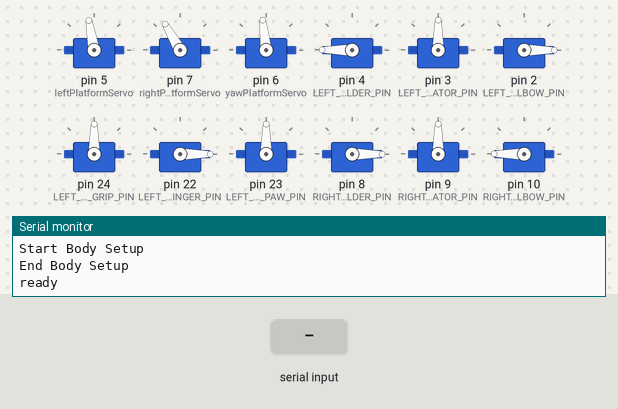
The sketch below on a simulated Arduino Mega 2560, built with avr-gcc and run on an emulated ATmega2560. Parts: 12 × servo, the last lines printed to the serial monitor. The inputs (shaded band) are chosen by the test bench.

Above: at 4.3 s.
4.4 s: "s 90\n" received over Serial
At 6.2 s:
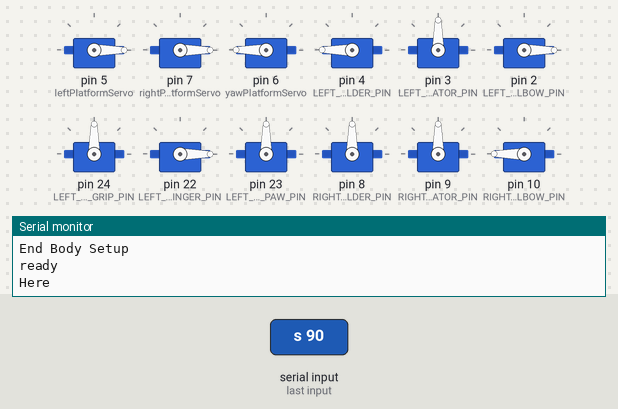
7.4 s: "s :45\n" received over Serial
At 13.2 s:
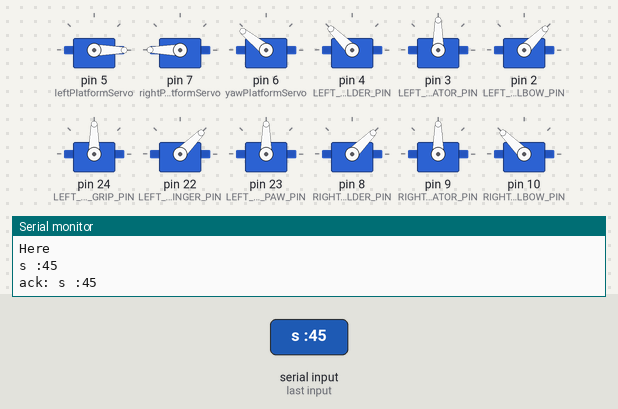
13.4 s: "s 90\n" received over Serial
At 18.3 s:
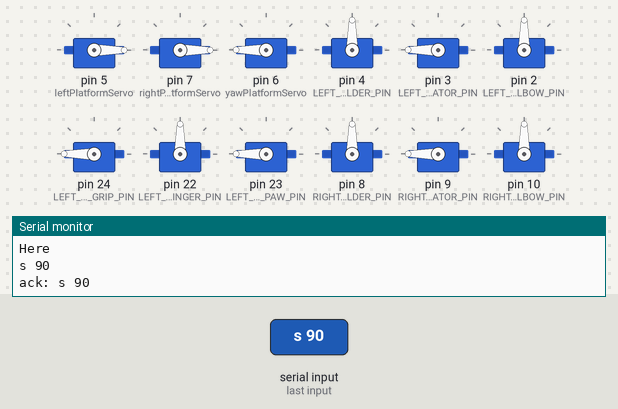
Timing chart, 0 to 19.8 s (numbered marks = the images above; inputs shaded):
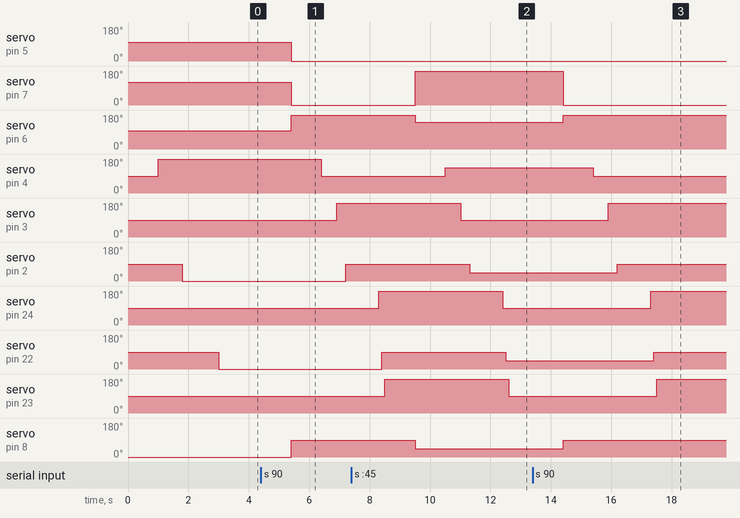

The sketch:

controller_board.ino
```cpp
/*
 * Contains the code necessary to communicate with ROS master.
 */
#include "head.hpp"
#include "body.hpp"

// This is to make switching between the production Due and other Arduinos used for development easier
#ifdef SerialUSB
  #define SerialConn SerialUSB
#else
  #define SerialConn Serial
#endif

#define BAUD_RATE 57600

// Used for array indexes! Don't change numbers!
enum Joint {
  CHASSIS = 0,
  L_ARM_SHOULDER,
  L_ARM_ROTATOR,
  L_ARM_ELBOW,
  L_ARM_GRIP,
  L_ARM_THUMB,
  L_ARM_PAW,
  R_ARM_SHOULDER,
  R_ARM_ROTATOR,
  R_ARM_ELBOW,
  R_ARM_GRIP,
  R_ARM_THUMB,
  R_ARM_PAW,
  L_HEAD,
  R_HEAD,
  HEAD_YAW,
  NUMBER_OF_JOINTS /* not a valid index! */
};

/*
 * Joint states, as int. In degrees from 0 - 180
 * Indexed by Joint enum
 */
int prev_target_state[Joint::NUMBER_OF_JOINTS];
int target_state[Joint::NUMBER_OF_JOINTS];

void setup() {
  SerialConn.begin(BAUD_RATE, SERIAL_8N1);
  Serial.begin(BAUD_RATE, SERIAL_8N1);
  // Old version
  //Serial1.begin(BAUD_RATE, SERIAL_8N1);
  while (!SerialConn) {
    ; // Wait for serial port to connect.
  }

  SerialConn.println("Start H Setup");
  // Run setup for Head
  setupHead();
  SerialConn.println("End H Setup");

  SerialConn.println("Start Body Setup");
  // TODO: Run setup for arms & body
  setupBody();
  SerialConn.println("End Body Setup");

  // Send ready packet to master
  SerialConn.println("ready");

  // 0-Chassis, 1-L_Shoulder, 2-L_Rotator, 3-L_Elbow, 4-L_Grip, 5-L_Thumb, 6-L_Paw, 7-R_Shoulder, 8-R_Rotator, 9-R_Elbow, 10-R_Grip, 11-R_Thumb, 12-R_Paw
  // Delays Below
  //      0-0,  1-180,  2-90, 3-0,  4-90, 5-0,  6-90, 7-0,  8-90, 9-180,  10-0, 11-90, 12-0
  runBody(  0,      0,     0,   0,     0,   0,     0,   0,     0,     0,     0,     0,    0);

  // Which way each joint moves:
  /** s 0:180:90:0:90:0:90:0:90:180:0:90:0:0:0:0
   * 0- 0-180, Increase
   * LEFT ARM BELOW
   * 1- 0-180, Increase angle = lower position,       180 neutral pos
   * 2- 0-180, Increase angle = thumb points inward,   90 neutral pos
   * 3- 0-180, Increase angle = higher elbow position,  0 neutral pos
   * 4- 0-180, Increase angle = grip closes,           90 neutral pos
   * 5- 0-180, Increase angle = thumb outward,          0 neutral pos
   * 6- 0-180, Increase angle = paw closes,            90 neutral pos
   * RIGHT ARM BELOW
   * 7- 0-180, Increase angle = higher position,        0 neutral pos
   * 8- 0-180, Increase angle = thumb points outward,  90 neutral pos
   * 9- 0-180, Increase angle = elbow points down,    180 neutral pos
   * 10-0-180, Increase angle = grip opens more,        0 neutral pos
   * 11-0-180, Increase angle = thumb points in more,  90 neutral pos
   * 12-0-180, Increase angle = palm opens up,          0 neutral pos
   *
   */


}

/**
 * Converts joint state array into string formatted as 0:0:0:...
 */
String serialize_joint_states(int *s) {
  String tmp = "";

  for (int i = 0; i < Joint::NUMBER_OF_JOINTS; i++) {
    tmp += s[i];
    if (i + 1 != Joint::NUMBER_OF_JOINTS) {
      tmp += ":"; // Don't add ':' to final joint value
    }
  }

  return tmp;
}

/**
 * Converts joint state string to joint state array
 * @param str trimmed string formatted as 0:0:0:0:...
 * @param *s int array to save joint states into
 */
void deserialize_joint_states(String str, int s[]) {
  int delim_idx = -1; // Index of the first delimeter is the start of the string

  for (int i = 0; i < Joint::NUMBER_OF_JOINTS; i++) {

    int next_delim_idx = str.indexOf(':', delim_idx + 1);

    s[i] = (int) str.substring(delim_idx + 1, next_delim_idx).toInt();

    delim_idx = next_delim_idx;
  }
}

// Copies target_state into prev_target_state
void save_prev_target_state() {
  for (int i = 0; i < Joint::NUMBER_OF_JOINTS; i++) {
    prev_target_state[i] = target_state[i];
  }
}

// Handles commands sent from serial port.
void cmd_handler() {
  //SerialConn.println("Dont be Here");
  if (SerialConn.available() > 0) {
    SerialConn.println("Here");
    String cmd = SerialConn.readStringUntil('\r');
    cmd.trim();
    if (cmd.startsWith("s ")) {
      String raw_values = cmd.substring(2);
      raw_values.trim();
      save_prev_target_state();
      deserialize_joint_states(raw_values, target_state);
      handle_new_target();
      Serial.println(cmd);
      // Acknowledge command
      SerialConn.print("ack: ");
      SerialConn.println(cmd);
    } else if (cmd.startsWith("r")) {
      // WIP: If ros doesn't smooth positions well and we need to use velocity as well,
      //      then we need to read current_state, instead of target.
      String state_string = serialize_joint_states(target_state);
      SerialConn.println(state_string);
    } else {
      //SerialConn.print("[Error]: Invalid Command: ");
      //SerialConn.println(cmd);
    }
  }
  //SerialConn.println("ESP Dont be Here");
}

void handle_new_target() {

  // If one of the head joints has been updated, execute.
  if (head_has_update()) {
    //SerialConn.println("hi");
    // iterations are 0 bkz we're assuming that ROS is sending real-time positions that will do its own smoothing.
    runHead(
      (double) target_state[Joint::L_HEAD],
      (double) target_state[Joint::R_HEAD],
      (double) target_state[Joint::HEAD_YAW],
      1 /* 1 iterations */
    );
  }

  if (body_has_update()) {
    runBody(
      target_state[Joint::CHASSIS],
      target_state[Joint::L_ARM_SHOULDER],
      target_state[Joint::L_ARM_ROTATOR],
      target_state[Joint::L_ARM_ELBOW],
      target_state[Joint::L_ARM_GRIP],
      target_state[Joint::L_ARM_THUMB],
      target_state[Joint::L_ARM_PAW],
      target_state[Joint::R_ARM_SHOULDER],
      target_state[Joint::R_ARM_ROTATOR],
      target_state[Joint::R_ARM_ELBOW],
      target_state[Joint::R_ARM_GRIP],
      target_state[Joint::R_ARM_THUMB],
      target_state[Joint::R_ARM_PAW]
     );
  }
}

#define NUM_OF_HEAD_JOINTS 3
int head_joint_idxs[NUM_OF_HEAD_JOINTS] = {
  Joint::L_HEAD,
  Joint::R_HEAD,
  Joint::HEAD_YAW
};

bool head_has_update() {
  for (int i = 0; i < NUM_OF_HEAD_JOINTS; i++) {
    int joint_idx = head_joint_idxs[i];
    if (prev_target_state[joint_idx] != target_state[joint_idx]) {
      return true;
    }
  }
  return false;
}

#define NUM_OF_BODY_JOINTS 13
int body_joint_idxs[NUM_OF_BODY_JOINTS] = {
  Joint::CHASSIS,
  Joint::L_ARM_SHOULDER,
  Joint::L_ARM_ROTATOR,
  Joint::L_ARM_ELBOW,
  Joint::L_ARM_GRIP,
  Joint::L_ARM_THUMB,
  Joint::L_ARM_PAW,
  Joint::R_ARM_SHOULDER,
  Joint::R_ARM_ROTATOR,
  Joint::R_ARM_ELBOW,
  Joint::R_ARM_GRIP,
  Joint::R_ARM_THUMB,
  Joint::R_ARM_PAW
};

bool body_has_update() {
  for (int i = 0; i < NUM_OF_BODY_JOINTS; i++) {
    int joint_idx = body_joint_idxs[i];
    if (prev_target_state[joint_idx] != target_state[joint_idx]) {
      return true;
    }
  }
  return false;
}

void loop() {
  cmd_handler();
}

  // Pose angle guide for All poses (Simple versions):
  // These angles are what ROS2 sends over converted to degrees, subject to change
  /**
   * HAPPY
   * Chassis:       0
   * L_Shoulder:    140
   * L_Rotator:     0
   * L_Elbow:       70
   * L_Grip:        86
   * L_Thumb:       0
   * L_Paw:         0
   * R_Shoulder:    120
   * R_Rotator:     0
   * R_Elbow:       82
   * R_Grip:        0
   * R_Thumb:       0
   * R_Paw:         0
   * L_Neck:        0
   * R_Neck:        0
   * Head_Yaw:      0
   *
   * SAD                s 0:105:30:70:90:0:0:120:60:50:90:0:0:0:10:0
   * Chassis:       0
   * L_Shoulder:    105
   * L_Rotator:     30
   * L_Elbow:       70
   * L_Grip:        90
   * L_Thumb:       0
   * L_Paw:         0
   * R_Shoulder:    120
   * R_Rotator:     60
   * R_Elbow:       50
   * R_Grip:        90
   * R_Thumb:       0
   * R_Paw:         0
   * L_Neck:        0
   * R_Neck:        10
   * Head_Yaw:      0
   *
   * ANGRY            s 22:90:45:64:90:0:80:90:45:64:90:0:90:0:0:0
   * Chassis:       22
   * L_Shoulder:    90
   * L_Rotator:     45
   * L_Elbow:       64
   * L_Grip:        90
   * L_Thumb:       0
   * L_Paw:         80
   * R_Shoulder:    90
   * R_Rotator:     45
   * R_Elbow:       64
   * R_Grip:        90
   * R_Thumb:       0
   * R_Paw:         90
   * L_Neck:        0
   * R_Neck:        0
   * Head_Yaw:      0
   *
   * CONFUSED            s 0:120:0:50:44:0:28:0:0:0:0:0:0:10:0:0
   * Chassis:       0
   * L_Shoulder:    155
   * L_Rotator:     0
   * L_Elbow:       0
   * L_Grip:        44
   * L_Thumb:       0
   * L_Paw:         28
   * R_Shoulder:    0
   * R_Rotator:     0
   * R_Elbow:       0
   * R_Grip:        0
   * R_Thumb:       0
   * R_Paw:         0
   * L_Neck:        10
   * R_Neck:        0
   * Head_Yaw:      0
   *
   * SHOCKED            s 0:150:0:20:0:0:0:150:0:20:0:0:0:0:0:0
   * Chassis:       0
   * L_Shoulder:    150
   * L_Rotator:     0
   * L_Elbow:       20
   * L_Grip:        0
   * L_Thumb:       0
   * L_Paw:         0
   * R_Shoulder:    150
   * R_Rotator:     0
   * R_Elbow:       20
   * R_Grip:        0
   * R_Thumb:       0
   * R_Paw:         0
   * L_Neck:        0
   * R_Neck:        0
   * Head_Yaw:      0
   *
   * //MOVE NECK AS WELL FOR THIS
   * WORRIED            s 0:95:40:50:0:0:0:95:50:53:0:0:0:5:0:0
   * Chassis:       0
   * L_Shoulder:    65
   * L_Rotator:     32
   * L_Elbow:       66
   * L_Grip:        0
   * L_Thumb:       0
   * L_Paw:         0
   * R_Shoulder:    95
   * R_Rotator:     0
   * R_Elbow:       53
   * R_Grip:        0
   * R_Thumb:       0
   * R_Paw:         66
   * L_Neck:        10
   * R_Neck:        0
   * Head_Yaw:      0
   *
   * SCARED            s 55:85:53:74:90:0:0:85:50:80:0:0:0:0:15:30
   * Chassis:       55
   * L_Shoulder:    85
   * L_Rotator:     53
   * L_Elbow:       74
   * L_Grip:        90
   * L_Thumb:       0
   * L_Paw:         0
   * R_Shoulder:    85
   * R_Rotator:     50
   * R_Elbow:       80
   * R_Grip:        0
   * R_Thumb:       0
   * R_Paw:         0
   * L_Neck:        0
   * R_Neck:        15
   * Head_Yaw:      30
   *
   * ANNOYED            s 22:60:60:88:0:0:0:36:60:80:0:0:0:0:0:32
   * Chassis:       22
   * L_Shoulder:    66
   * L_Rotator:     60
   * L_Elbow:       88
   * L_Grip:        0
   * L_Thumb:       0
   * L_Paw:         0
   * R_Shoulder:    36
   * R_Rotator:     60
   * R_Elbow:       88
   * R_Grip:        0
   * R_Thumb:       0
   * R_Paw:         0
   * L_Neck:        0
   * R_Neck:        0
   * Head_Yaw:      32
  */
```

body.cpp
```cpp
#include "body.hpp"

Servo chassisServo;
Servo lasServo;
Servo larServo;
Servo laeServo;
Servo lagServo;
Servo latServo;
Servo lapServo;

Servo rasServo;
Servo rarServo;
Servo raeServo;
Servo ragServo;
Servo ratServo;
Servo rapServo;

void setupBody() {
    //chassisServo.attach(CHASSIS_PIN);

    lasServo.attach(LEFT_ARM_SHOULDER_PIN);
    larServo.attach(LEFT_ARM_ROTATOR_PIN);
    laeServo.attach(LEFT_ARM_ELBOW_PIN);

    lagServo.attach(LEFT_HAND_GRIP_PIN);
    latServo.attach(LEFT_HAND_FINGER_PIN);
    lapServo.attach(LEFT_HAND_PAW_PIN);


    rasServo.attach(RIGHT_ARM_SHOULDER_PIN);
    rarServo.attach(RIGHT_ARM_ROTATOR_PIN);
    raeServo.attach(RIGHT_ARM_ELBOW_PIN);


    ragServo.attach(RIGHT_HAND_GRIP_PIN);
    ratServo.attach(RIGHT_HAND_FINGER_PIN);
    rapServo.attach(RIGHT_HAND_PAW_PIN);


    //chassisServo.write(90);

    /*lasServo.write(90);
    larServo.write(90);
    laeServo.write(90);
    rasServo.write(90);
    rarServo.write(90);
    raeServo.write(90);*/

}

void runBody(int chassis, int las, int lar, int lae, int lag, int lat, int lap, int ras, int rar, int rae, int rag, int rat, int rap) {
    //chassisServo.write(chassis + 90);


    // Right Shoulder
    rasServo.write(ras);

    delay(1000);

    // Left Shoulder
    lasServo.write(180 - las);

    delay(100);

    // Rotators


    if(rar < 90) {
      rar = rar * -1;
    }
    rarServo.write(rar + 90);

    delay(400);

    if(lar > 90){
      lar = lar * -1;
    }
    larServo.write(lar + 90);


    delay(300);

    // Elbows

    laeServo.write(lae);


    delay(1000);

    raeServo.write(180 - rae);

    delay(100);


    // Hands
    ragServo.write(rag);

    if(lag > 90) {
      lag = lag * -1;
    }
    lagServo.write(lag + 90);

    delay(100);

     if(rat > 90) {
      rat = rat * -1;
    }
    ratServo.write(rat + 90);

    latServo.write(lat);

    delay(100);


    rapServo.write(rap);

    if(lap > 90) {
      lap = lap * -1;
    }

    lapServo.write(lap + 90);


    //rasServo.write(ras);


}
```

body.hpp
```cpp
#include <Arduino.h>
#include <Servo.h> // servo library

#define CHASSIS_PIN 30

// I made changes
#define RIGHT_ARM_SHOULDER_PIN 8
#define RIGHT_ARM_ROTATOR_PIN 9
#define RIGHT_ARM_ELBOW_PIN 10

#define RIGHT_HAND_PAW_PIN 13
#define RIGHT_HAND_GRIP_PIN 11
#define RIGHT_HAND_FINGER_PIN 12

#define LEFT_ARM_SHOULDER_PIN 4
#define LEFT_ARM_ROTATOR_PIN 3
#define LEFT_ARM_ELBOW_PIN 2

#define LEFT_HAND_PAW_PIN 23
#define LEFT_HAND_GRIP_PIN 24
#define LEFT_HAND_FINGER_PIN 22


#ifndef BAUD_RATE
#define BAUD_RATE 57600
#endif

void setupBody();

void runBody(int chassis, int las, int lar, int lae, int lag, int lat, int lap, int ras, int rar, int rae, int rag, int rat, int rap);
```

head.cpp
```cpp
/*
 * Contains all code necessary to control and setup head servos
 */
#include "head.hpp"

//Create objects
//no num is front, 2 is left, 3 is right

//Servo frontPlatformServo; //front

Servo leftPlatformServo; //left
Servo rightPlatformServo; //right
Servo yawPlatformServo; //yaw servo

/*Servo leftEarYawServo; //left ear yaw
Servo leftEarPitchServo; //left ear pitch
Servo rightEarYawServo; //right ear yaw
Servo rightEarPitchServo; //right ear pitch
*/

int angles[3]; //0-front, 1-left, 2-right

int servoAdjust[3]; //0-Left, 1-Right, 2-Yaw

int prevAngles[3];

double currentYaw = 0;

double prevPlatformPos[3]; // 0-roll, 1-pitch, 2-yaw

double servoDelay;

int iterations;


void setupHead(){

  leftPlatformServo.attach(5); // left
  rightPlatformServo.attach(7); // right
  yawPlatformServo.attach(6); // yaw


  leftPlatformServo.write(LEFT_POS_DEFAULT);    // left
  rightPlatformServo.write(RIGHT_POS_DEFAULT);  // right
  yawPlatformServo.write(YAW_POS_DEFAULT);      // yaw


  prevAngles[0] = prevAngles[1] = prevAngles[2] = 90;
  //0-front, 1-left, 2-right, 3-patform yaw, 4-left ear yaw, 5-left ear pitch, 6-right ear yaw, 7-right ear pitch

  prevPlatformPos[0] = prevPlatformPos[1] = prevPlatformPos[2] = 0;

  //delay(1000);
}

void runHead(double roll, double pitch, double yaw, double iters){
  double ratio;
  double angleDiff[3];
  double positions[3];

  positions[0] = roll;
  positions[1] = pitch;
  positions[2] = yaw;

  angleCalculate(angles, roll, pitch, yaw);

  leftPlatformServo.write(angles[0]);
  rightPlatformServo.write(angles[1]);
  yawPlatformServo.write(angles[2]);


  prevPlatformPos[0] = roll;
  prevPlatformPos[1] = pitch;
  prevPlatformPos[2] = yaw;

  prevAngles[0] = angles[0];
  prevAngles[1] = angles[1];
  prevAngles[2] = angles[2];

}

void angleCalculate(int arr[3], double roll, double pitch, double yaw){
  // These define the joint and servo angles for the right side
  double jointAngle1,servoAngle1;

  // These define the joint and servo angles for the left side
  double jointAngle2,servoAngle2;

  // These are used to convert between degrees and radians.
  double radToDeg = 180 / M_PI;
  double degToRad = M_PI / 180;

  // This converts the pitch and roll to radians
  pitch = pitch * degToRad;
  roll = roll * degToRad;

  // This defines the x and y positions
  double x,y;

  // This calculates the x and y positions of the right side
  y = 25*sin(pitch) + 115 + ((30*sin(roll))*cos(pitch));
  x = 15 - (30 - (30*cos(roll)));

  // This calculates the joint and servo angle for the right side
  jointAngle1 = acos((pow(x,2) + pow(y,2) - pow(17,2) - pow(104,2))/(2 * 17 * 104));
  servoAngle1 = atan(y/x) - atan((104*sin(jointAngle1))/(17+104*cos(jointAngle1)));

  // This sets the R_HEAD servo angle to the outgoing array.
  arr[0] = RIGHT_POS_DEFAULT - ((servoAngle1 * radToDeg) - 40);

  // This takes in the x and y positions for the left side
  y = 25*sin(pitch) + 115 + ((30*sin(-roll))*cos(pitch));
  x = 15 - (30 - (30*cos(-roll)));

  // This calculates the joint and servo angles for the left side.
  jointAngle2 = acos((pow(x,2) + pow(y,2) - pow(17,2) - pow(104,2))/(2 * 17 * 104));
  servoAngle2 = atan(y/x) - atan((104*sin(jointAngle2))/(17+104*cos(jointAngle2)));

  // This defines the L_HEAD servo angle in the outgoing array.
  arr[1] = LEFT_POS_DEFAULT + ((servoAngle2 * radToDeg) - 40);

  // The yaw is then inserted into the third position of the outgoing array
  arr[2] = yaw + YAW_POS_DEFAULT;
}

void testHeadLoop(){
  iterations = 100;
  servoDelay = 2;

  runHead(0, 30, 0, iterations); //roll, pitch, yaw, iterations
  runHead(0, 30, 90, iterations); //roll, pitch, yaw, iterations
  runHead(0, 30, 0, iterations); //roll, pitch, yaw, iterations
  runHead(0, 0, 0, iterations); //roll, pitch, yaw, iterations


}
```

head.hpp
```cpp
/*
 * Contains all code necessary to control and setup head servos
 */
#include <Arduino.h>
#include <Servo.h> // servo library
#include <math.h>


#define LEFT_POS_DEFAULT 100
#define RIGHT_POS_DEFAULT 120
#define YAW_POS_DEFAULT 96
/**
 * Runs head-specific setup code.
 */
void setupHead();

/**
 * Moves head servos to target positions over a specified number of steps/iterations.
 * @param z The z position of the head platform (not used by ROS)
 * @param roll The roll of the head platform (0 - 180 deg)
 * @param pitch The pitch of the head platform (0 - 180 deg)
 * @param yaw The roll of the yaw platform (0 - 180 deg)
 * @param LEY The left ear yaw (0 - 180 deg)
 * @param LEP The left ear pitch (0 - 180 deg)
 * @param REY The right ear yaw (0 - 180 deg)
 * @param REP The right ear pitch (0 - 180 deg)
 * @param iters The number of iterations it should take to reach target positions.
 */
void runHead(double roll, double pitch, double yaw, double iters);


/**
 * Not used outside of head file
 */
void angleCalculate(int arr[3], double roll, double pitch, double yaw);

/**
 * loop() implementation for testing Head servos
 */
void testHeadLoop();
```

Measured:
- after the input at 4.4 s, servo on pin 5 (leftPlatformServo): 100° → 0° after 1.0 s; servo on pin 7 (rightPlatformServo): 120° → 0° after 1.0 s; servo on pin 6 (yawPlatformServo): 96° → 180° after 1.0 s; servo on pin 4 (LEFT_ARM_SHOULDER_PIN): 180° → 90° after 2.0 s; servo on pin 3 (LEFT_ARM_ROTATOR_PIN): 90° → 180° after 2.5 s
- after the input at 7.4 s, servo on pin 7 (rightPlatformServo): 0° → 180° after 2.1 s; servo on pin 6 (yawPlatformServo): 180° → 141° after 2.1 s; servo on pin 4 (LEFT_ARM_SHOULDER_PIN): 90° → 135° after 3.1 s; servo on pin 3 (LEFT_ARM_ROTATOR_PIN): 180° → 90° after 3.6 s; servo on pin 2 (LEFT_ARM_ELBOW_PIN): 90° → 45° after 3.9 s
- after the input at 13.4 s, servo on pin 7 (rightPlatformServo): 180° → 0° after 1.0 s; servo on pin 6 (yawPlatformServo): 141° → 180° after 1.0 s; servo on pin 4 (LEFT_ARM_SHOULDER_PIN): 135° → 90° after 2.0 s; servo on pin 3 (LEFT_ARM_ROTATOR_PIN): 90° → 180° after 2.5 s; servo on pin 2 (LEFT_ARM_ELBOW_PIN): 45° → 90° after 2.8 s
